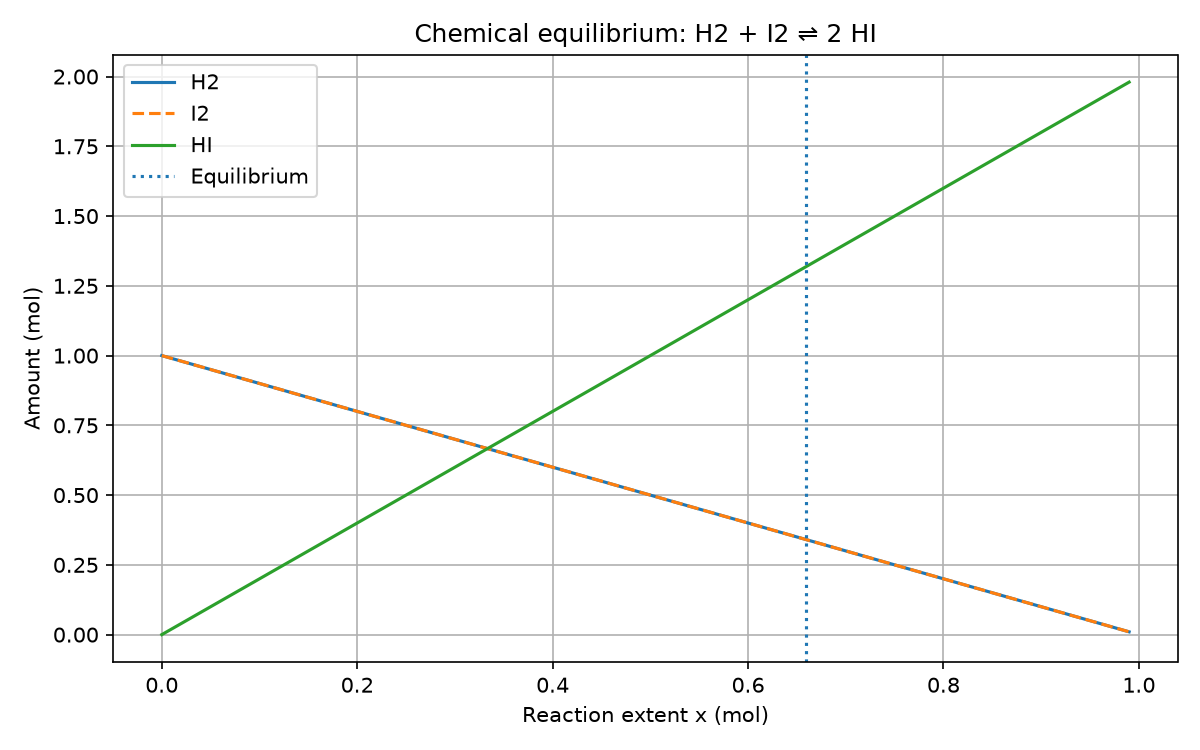

This figure's Python source:
import numpy as np
import matplotlib.pyplot as plt
from scipy.optimize import newton, minimize


# Equilibrium constant
K = 15.0


# Difference between equilibrium expression and K
def k_imbalance(x):
    return (2 * x)**2 / (1 - x)**2 - K


# Method 1: Newton root-finding
x_newton = newton(k_imbalance, 0.75)


# Method 2: SLSQP minimization
def objective(params):
    return k_imbalance(params[0])**2


result = minimize(
    objective,
    x0=[0.5],
    method="SLSQP",
    bounds=[(0, 0.9999)]
)

x_slsqp = result.x[0]

print("Newton equilibrium x =", x_newton)
print("SLSQP equilibrium x =", x_slsqp)

# Equilibrium amounts
H2 = 1 - x_newton
I2 = 1 - x_newton
HI = 2 * x_newton

print("Equilibrium H2 =", H2, "mol")
print("Equilibrium I2 =", I2, "mol")
print("Equilibrium HI =", HI, "mol")

# Plot amounts against reaction extent
x = np.linspace(0, 0.99, 300)

plt.figure(figsize=(8, 5))
plt.plot(x, 1 - x, label="H2")
plt.plot(x, 1 - x, label="I2", linestyle="--")
plt.plot(x, 2 * x, label="HI")
plt.axvline(x_newton, linestyle=":", label="Equilibrium")

plt.xlabel("Reaction extent x (mol)")
plt.ylabel("Amount (mol)")
plt.title("Chemical equilibrium: H2 + I2 ⇌ 2 HI")
plt.legend()
plt.grid(True)
plt.tight_layout()
plt.savefig("equilibrium.png", dpi=150)
plt.show()
